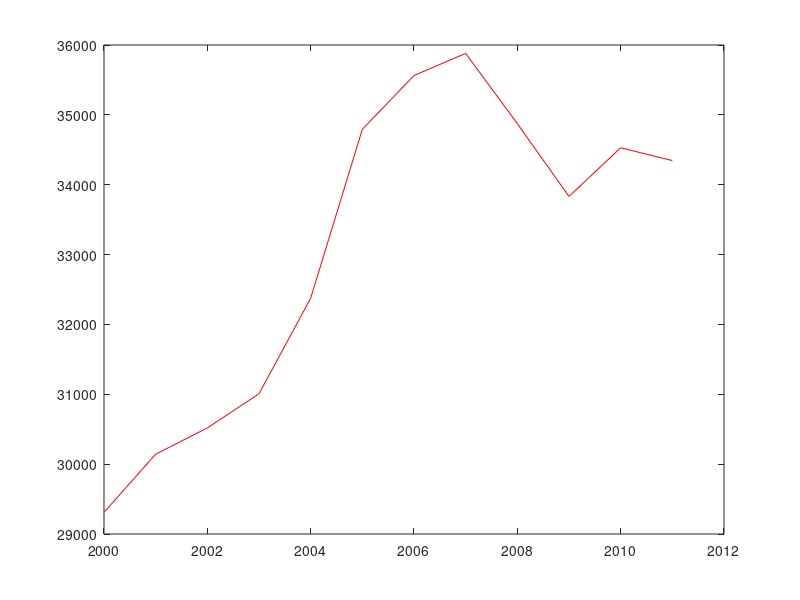

Source code (MATLAB):
clc
clear all
close all

load datiOTT;

% Do i nomi alle colonne dei dati che mi interessano
loads = datiOTT(:,2);
years = datiOTT(:,3);

% Per ogni anno, calcolo la media dei carichi sulle 4 settimane di Ottobre
% e la salva negli elementi del vettore "means"
for i = 0:11
    
    currentYear = 2000+i;
    booleanVectorCurrentYear = (years == currentYear);
    currentYearLoads = loads(booleanVectorCurrentYear);
    
    % Prendo solo i dati dei primi 28 giorni per l'Ottobre di ogni anno.
    % Questo per avere esattamente 4 settimane ed evitare di avere 5 domeniche
    % o cose del genere.. Perdo in robustezza (se salta un dato: casino!)
    fourWeeksLoads = currentYearLoads(1:28);
    means(i+1) = mean(fourWeeksLoads);
    
end

% Plotto il grafico del trend negli anni
figure('Name', 'Data Trend',    'NumberTitle', 'off')
plot(2000:2011, means, 'r')